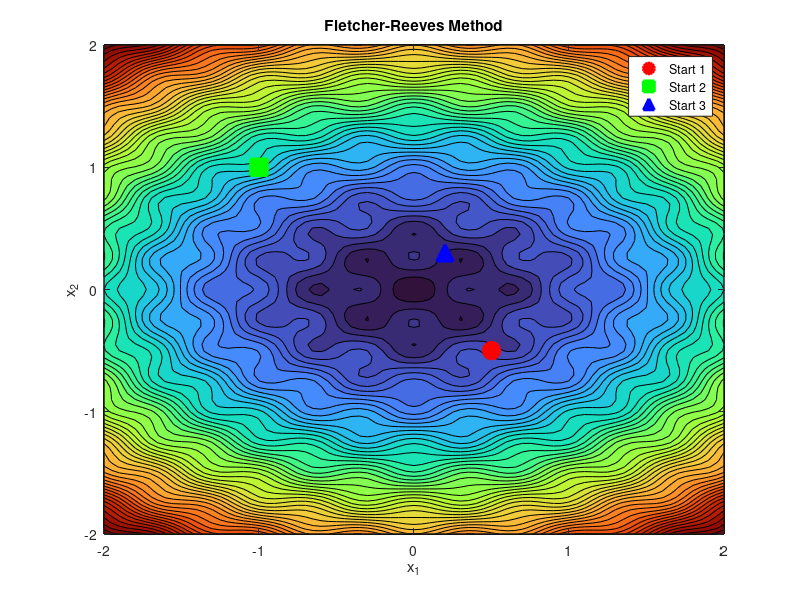

Here is the MATLAB script that generated this plot: (Note: this script raises an error after producing the figure.)
% ================================
% FLETCHER-REEVES ALGORITHM (FR)
% ================================

figure('Position', [100, 100, 800, 600]);
set(gca, 'FontSize', 14)

% Grid ve kontur
X1 = -2:0.05:2;
X2 = -2:0.05:2;
[x1, x2] = meshgrid(X1, X2);
F = x1.^2 + 2*x2.^2 - 0.3*cos(3*pi*x1).*cos(4*pi*x2) + 0.3;

contourf(x1, x2, F, 50)
colormap turbo
hold on
title('Fletcher-Reeves Method')
xlabel('x_1'); ylabel('x_2');
axis([-2 2 -2 2])

% Başlangıç noktaları
x_init = [0.5 -0.5; -1 1; 0.2 0.3]';
colors = ['r', 'g', 'b'];
markers = ['o', 's', '^'];
epsilon = 1e-4;
max_iter = 100;

% Legend objeleri
h1 = plot(x_init(1,1), x_init(2,1), 'ro', 'MarkerSize', 12, ...
    'LineWidth', 2, 'MarkerFaceColor', 'r');
h2 = plot(x_init(1,2), x_init(2,2), 'gs', 'MarkerSize', 12, ...
    'LineWidth', 2, 'MarkerFaceColor', 'g');
h3 = plot(x_init(1,3), x_init(2,3), 'b^', 'MarkerSize', 12, ...
    'LineWidth', 2, 'MarkerFaceColor', 'b');

legend([h1 h2 h3], {'Start 1', 'Start 2', 'Start 3'}, 'Location', 'best')

% Algoritma
for i = 1:3
    x = x_init(:, i);
    g = gradfunc_tgt(x);
    d = -g;
    k = 1;

    fprintf('\nFletcher-Reeves, Başlangıç Noktası %d:\n', i)
    fprintf('k=%d, x=[%.4f %.4f], f=%.4f\n', k, x(1), x(2), func_tgt(x));

    while norm(g) > epsilon && k < max_iter
        alpha = 0.03;
        x_new = x + alpha * d;
        g_new = gradfunc_tgt(x_new);
        
        % FR beta formülü
        beta_FR = (g_new' * g_new) / (g' * g);
        d = -g_new + beta_FR * d;

        plot(x_new(1), x_new(2), [colors(i) '*'], 'MarkerSize', 9, 'LineWidth', 1.5)

        x = x_new;
        g = g_new;
        k = k + 1;

        fprintf('k=%d, x=[%.4f %.4f], f=%.4f, grad norm=%.6f\n', ...
            k, x(1), x(2), func_tgt(x), norm(g))
    end
end
